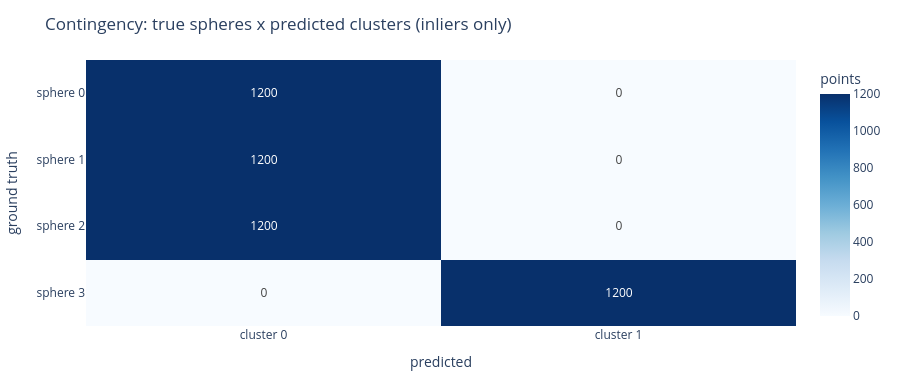

This figure's notebook cell:
### Markdown cell above
### 3.2 Which sphere went where?
Contingency of true spheres × largest predicted clusters (inliers only).
A perfect result is a diagonal: each sphere maps to exactly one cluster.
Off-diagonal mass = merged spheres; a sphere split across columns = fragmentation.

### Code cell
contingency_heatmap(ds.labels, labels_pred, top=8).show()

### Figure 1 — Plotly figure (JSON) as saved in the notebook; plotly's stock layout.template omitted (floating-point values rounded to 4 significant figures)
{"data": [{"colorbar": {"title": {"text": "points"}}, "colorscale": [[0, "rgb(247,251,255)"], [0.125, "rgb(222,235,247)"], [0.25, "rgb(198,219,239)"], [0.375, "rgb(158,202,225)"], [0.5, "rgb(107,174,214)"], [0.625, "rgb(66,146,198)"], [0.75, "rgb(33,113,181)"], [0.875, "rgb(8,81,156)"], [1, "rgb(8,48,107)"]], "text": [[1200, 0], [1200, 0], [1200, 0], [0, 1200]], "texttemplate": "%{text}", "type": "heatmap", "x": ["cluster 0", "cluster 1"], "y": ["sphere 0", "sphere 1", "sphere 2", "sphere 3"], "z": [[1200.0, 0.0], [1200.0, 0.0], [1200.0, 0.0], [0.0, 1200.0]]}], "layout": {"height": 380, "margin": {"b": 40, "l": 40, "r": 20, "t": 60}, "title": {"text": "Contingency: true spheres x predicted clusters (inliers only)"}, "xaxis": {"title": {"text": "predicted"}}, "yaxis": {"autorange": "reversed", "title": {"text": "ground truth"}}}}
